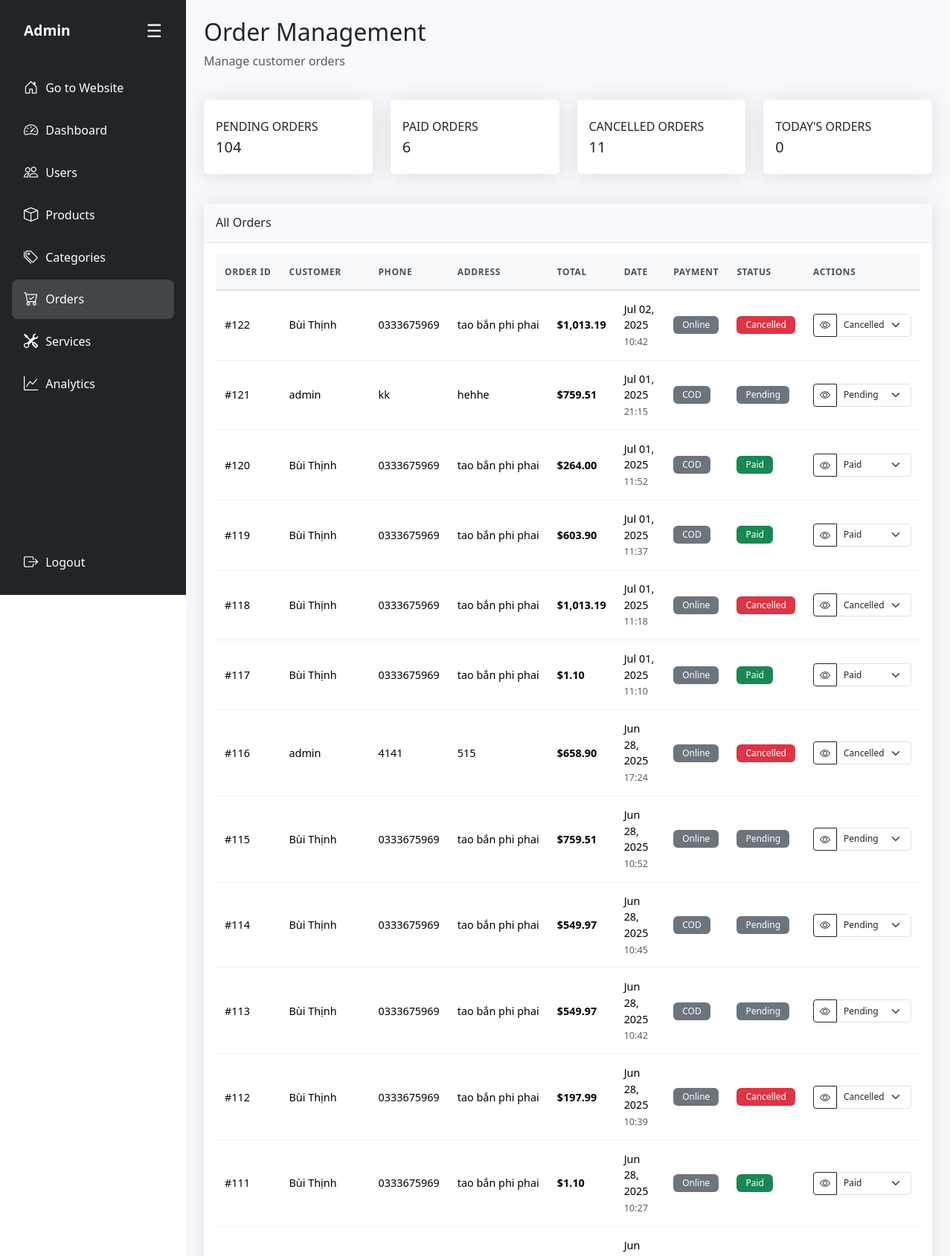
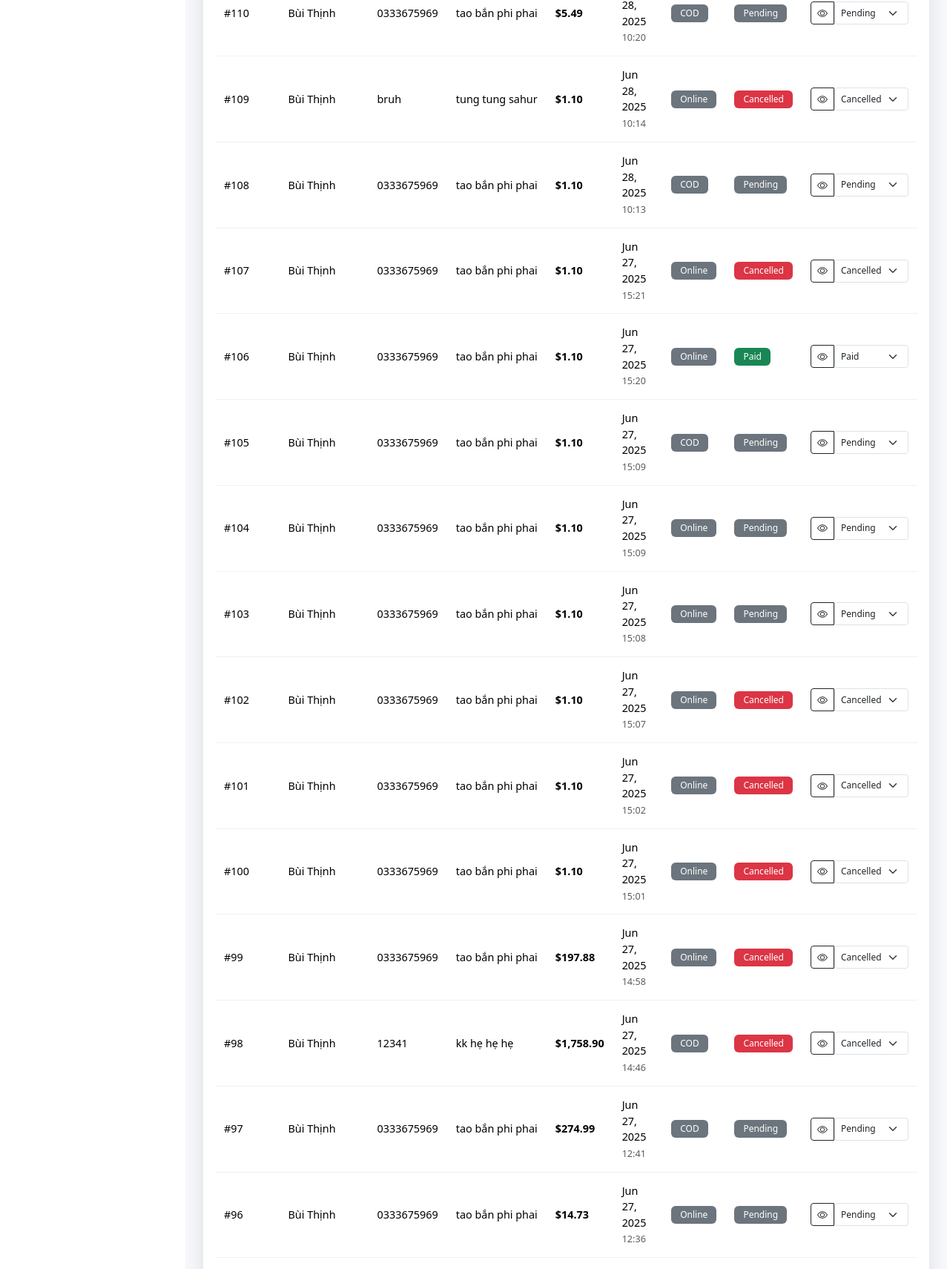
Screenshot of /admin/modules/orders.php (signed in, upper part) with the database file from the repository (2 pictures, top to bottom).
### tables this page shows
CREATE TABLE `bill` (
  `id` int(11) NOT NULL,
  `user_id` int(11) DEFAULT NULL,
  `order_date` datetime DEFAULT current_timestamp(),
  `order_name` varchar(50) NOT NULL,
  `order_phone` varchar(50) NOT NULL,
  `order_address` varchar(255) DEFAULT NULL,
  `order_total` decimal(12,2) DEFAULT NULL,
  `order_paymethod` tinyint(1) NOT NULL DEFAULT 0 COMMENT '0: thanh toán offline, 1: thanh toán online',
  `order_status` varchar(20) DEFAULT 'Pending'
);

### admin/modules/orders.php (the view, shortened to what this page needs)
<?php
require_once '../includes/admin-layout.php';
?>
<div class="row mb-4">
    <div class="col-12">
        <h2>Order Management</h2>
        <p class="text-muted">Manage customer orders</p>
    </div>
</div>
<div class="row mb-4">
    <div class="col-xl-3 col-md-6 col-sm-6 mb-3">
        <div class="card h-100 py-2">
            <div class="card-body">
                <div class="row no-gutters align-items-center">
                    <div class="col mr-2">
                        <div class="text-xs font-weight-bold text-dark text-uppercase mb-1">Pending Orders</div>
                        <div class="h5 mb-0 font-weight-bold text-gray-800">
                            <?php
                            try {
                                $stmt = $conn->prepare("SELECT COUNT(*) as count FROM bill WHERE order_status IS NULL OR order_status = 'Pending'");
                                $stmt->execute();
                                echo $stmt->fetch()['count'];
                            } catch (Exception $e) {
                                echo "Error";
                            }
                            ?>
                        </div>
                    </div>
                </div>
            </div>
        </div>
    </div>
    <div class="col-xl-3 col-md-6 col-sm-6 mb-3">
        <div class="card h-100 py-2">
            <div class="card-body">
                <div class="row no-gutters align-items-center">
                    <div class="col mr-2">
                        <div class="text-xs font-weight-bold text-dark text-uppercase mb-1">Paid Orders</div>
                        <div class="h5 mb-0 font-weight-bold text-gray-800">
                            <?php
                            try {
                                $stmt = $conn->prepare("SELECT COUNT(*) as count FROM bill WHERE order_status = 'Paid'");
                                $stmt->execute();
                                echo $stmt->fetch()['count'];
                            } catch (Exception $e) {
                                echo "Error";
                            }
                            ?>
                        </div>
                    </div>
                </div>
            </div>
        </div>
    </div>
    <div class="col-xl-3 col-md-6 col-sm-6 mb-3">
        <div class="card h-100 py-2">
            <div class="card-body">
                <div class="row no-gutters align-items-center">
                    <div class="col mr-2">
                        <div class="text-xs font-weight-bold text-dark text-uppercase mb-1">Cancelled Orders</div>
                        <div class="h5 mb-0 font-weight-bold text-gray-800">
                            <?php
                            try {
                                $stmt = $conn->prepare("SELECT COUNT(*) as count FROM bill WHERE order_status = 'Cancelled'");
                                $stmt->execute();
                                echo $stmt->fetch()['count'];
                            } catch (Exception $e) {
                                echo "Error";
                            }
                            ?>
                        </div>
                    </div>
                </div>
            </div>
        </div>
    </div>
    <div class="col-xl-3 col-md-6 col-sm-6 mb-3">
        <div class="card h-100 py-2">
            <div class="card-body">
                <div class="row no-gutters align-items-center">
                    <div class="col mr-2">
                        <div class="text-xs font-weight-bold text-dark text-uppercase mb-1">Today's Orders</div>
                        <div class="h5 mb-0 font-weight-bold text-gray-800">
                            <?php
                            try {
                                $stmt = $conn->prepare("SELECT COUNT(*) as count FROM bill WHERE DATE(order_date) = CURDATE()");
                                $stmt->execute();
                                echo $stmt->fetch()['count'];
                            } catch (Exception $e) {
                                echo "Error";
                            }
                            ?>
                        </div>
                    </div>
                </div>
            </div>
        </div>
    </div>
</div>
<div class="row">
    <div class="col-12">
        <div class="card">
            <div class="card-header py-3">
                <h6 class="m-0 font-weight-bold text-dark">All Orders</h6>
            </div>
            <div class="card-body">
                <div class="d-none d-md-block">
                    <div class="table-responsive">
                        <table class="table table-hover" id="ordersTable">
                            <thead>
                                <tr>
                                    <th>Order ID</th>
                                    <th>Customer</th>
                                    <th class="d-none d-lg-table-cell">Phone</th>
                                    <th class="d-none d-lg-table-cell">Address</th>
                                    <th>Total</th>
                                    <th class="d-none d-lg-table-cell">Date</th>
                                    <th class="d-none d-lg-table-cell">Payment</th>
                                    <th>Status</th>
                                    <th>Actions</th>
                                </tr>
                            </thead>
                            <tbody>
                                <?php
                                try {
                                    $stmt = $conn->prepare("
                                        SELECT b.*, u.name as user_name
                                        FROM bill b
                                        LEFT JOIN site_user u ON b.user_id = u.id
                                        ORDER BY b.order_date DESC
                                    ");
                                    $stmt->execute();
                                    while ($order = $stmt->fetch(PDO::FETCH_ASSOC)) {
                                        $status_text = 'Pending';
                                        $status_color = 'warning';
                                        $status_value = $order['order_status'];
                                        if ($status_value === 'Paid') {
                                            $status_text = 'Paid';
                                            $status_color = 'success';
                                            $status_value = 'Paid';
                                        } elseif ($status_value === 'Cancelled') {
                                            $status_text = 'Cancelled';
                                            $status_color = 'danger';
                                            $status_value = 'Cancelled';
                                        } else {
                                            $status_value = 'Pending';
                                            $status_color = 'secondary';
                                        }
                                        $customer_name = $order['user_name'] ?: $order['order_name'] ?: 'Guest';
                                        $payment_method = $order['order_paymethod'] == 1 ? 'Online' : 'COD';
                                        echo "<tr>";
                                        echo "<td>#{$order['id']}</td>";
                                        echo "<td class='text-truncate' style='max-width: 120px;'>" . htmlspecialchars($customer_name) . "</td>";
                                        echo "<td class='d-none d-lg-table-cell'>" . htmlspecialchars($order['order_phone']) . "</td>";
                                        echo "<td class='d-none d-lg-table-cell text-truncate' style='max-width: 150px;'>" . htmlspecialchars(substr($order['order_address'], 0, 30)) . (strlen($order['order_address']) > 30 ? '...' : '') . "</td>";
                                        echo "<td class='fw-bold'>$" . number_format($order['order_total'], 2) . "</td>";
                                        echo "<td class='d-none d-lg-table-cell'>" . date('M d, Y', strtotime($order['order_date'])) . "<br><small class='text-muted'>" . date('H:i', strtotime($order['order_date'])) . "</small></td>";
                                        echo "<td class='d-none d-lg-table-cell'><span class='badge bg-secondary'>{$payment_method}</span></td>";
                                        echo "<td><span class='badge bg-{$status_color}'>{$status_text}</span></td>";
                                        echo "<td>";
                                        echo "<div class='btn-group btn-group-sm' role='group'>";
                                        echo "<button class='btn btn-outline-dark' onclick='viewOrderDetails({$order['id']})' title='View Details'><i class='bi bi-eye'></i></button>";
                                        echo "<select class='form-select form-select-sm' onchange='updateOrderStatus({$order['id']}, this.value)' style='width: auto; min-width: 100px;'>";
                                        echo "<option value='Pending'" . ($status_value == 'Pending' ? ' selected' : '') . ">Pending</option>";
                                        echo "<option value='Paid'" . ($status_value == 'Paid' ? ' selected' : '') . ">Paid</option>";
                                        echo "<option value='Cancelled'" . ($status_value == 'Cancelled' ? ' selected' : '') . ">Cancelled</option>";
                                        echo "</select>";
                                        echo "</div>";
                                        echo "</td>";
                                        echo "</tr>";
                                    }
                                } catch (Exception $e) {
                                    echo "<tr><td colspan='9' class='text-center text-danger'>Error loading orders: {$e->getMessage()}</td></tr>";
                                }
                                ?>
                            </tbody>
                        </table>
                    </div>
                </div>
            </div>
        </div>
    </div>
</div>
<?php require_once '../includes/admin-layout-footer.php'; ?>

### asset/admin-style.css (style rules this page uses)
body { min-height: 100vh; margin: 0; font-family: 'Segoe UI', Tahoma, Geneva, Verdana, sans-serif; }
.card { box-shadow: 0 0.15rem 1.75rem 0 rgba(58, 59, 69, 0.15); border: none; border-radius: 0.35rem; }
.card-header { background-color: #f8f9fc; border-bottom: 1px solid #e3e6f0; }
.table { margin-bottom: 0; color: #212529; font-size: 0.875rem; }
.table th { background-color: #f8f9fa; border-top: none; font-weight: 600; color: #495057; border-bottom: 2px solid #e9ecef; padding: 0.75rem 0.5rem; text-transform: uppercase; letter-spacing: 0.05em; white-space: nowrap; vertical-align: middle; }
.table td { border-top: 1px solid #e9ecef; padding: 0.75rem 0.5rem; vertical-align: middle; border-bottom: 1px solid #f1f1f1; }
.table { font-size: 0.875rem; margin-bottom: 0; }
.table th { font-weight: 600; text-transform: uppercase; font-size: 0.75rem; letter-spacing: 0.05em; border-bottom: 2px solid #dee2e6; padding: 0.75rem 0.5rem; white-space: nowrap; vertical-align: middle; }
.table td { padding: 0.75rem 0.5rem; vertical-align: middle; border-bottom: 1px solid #f1f1f1; }
.text-truncate { white-space: nowrap; overflow: hidden; text-overflow: ellipsis; }
@media (min-width: 768px) { .table th, .table td { padding: 0.75rem 0.5rem; } }
@media (min-width: 1200px) { .table { font-size: 0.9rem; } }
@media (min-width: 1200px) { .table th, .table td { padding: 0.875rem 0.75rem; } }

### rows the page displays
bill: order_status+id "Cancelled"
bill: order_status+id "Pending"
bill: order_status+id "Paid"
bill: order_status+id "Paid"
bill: order_status+id "Cancelled"
bill: order_status+id "Paid"
bill: order_status+id "Cancelled"
bill: order_status+id "Pending"
bill: order_status+id "Pending"
bill: order_status+id "Pending"
bill: order_status+id "Cancelled"
bill: order_status+id "Paid"
bill: order_status+id "Pending"
bill: order_status+id "Cancelled"
bill: order_status+id "Pending"
bill: order_status+id "Cancelled"
bill: order_status+id "Paid"
bill: order_status+id "Pending"
bill: order_status+id "Pending"
bill: order_status+id "Pending"
bill: order_status+id "Cancelled"
bill: order_status+id "Cancelled"
bill: order_status+id "Cancelled"
bill: order_status+id "Cancelled"
bill: order_status+id "Cancelled"
bill: order_status+id "Pending"
bill: order_status+id "Pending"

### other values shown
$stmt->fetch()['count'] "104"
$stmt->fetch()['count'] "6"
$stmt->fetch()['count'] "11"
$stmt->fetch()['count'] "0"
